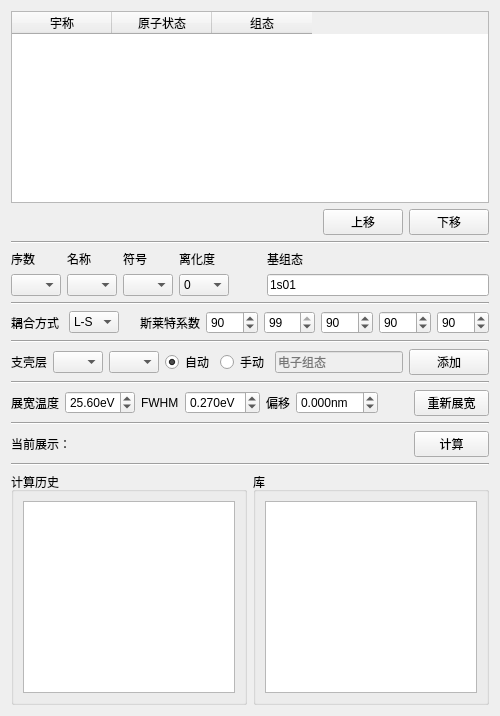
         <widget class="QWidget" name="widget" native="true">
          <property name="sizePolicy">
           <sizepolicy hsizetype="Preferred" vsizetype="Preferred">
            <horstretch>0</horstretch>
            <verstretch>0</verstretch>
           </sizepolicy>
          </property>
          <property name="minimumSize">
           <size>
            <width>500</width>
            <height>0</height>
           </size>
          </property>
          <property name="maximumSize">
           <size>
            <width>500</width>
            <height>16777215</height>
           </size>
          </property>
          <layout class="QVBoxLayout" name="verticalLayout_3">
           <item>
            <widget class="QTableWidget" name="in36_configuration_view">
             <column>
              <property name="text">
               <string>宇称</string>
              </property>
             </column>
             <column>
              <property name="text">
               <string>原子状态</string>
              </property>
             </column>
             <column>
              <property name="text">
               <string>组态</string>
              </property>
             </column>
            </widget>
           </item>
           <item>
            <layout class="QHBoxLayout" name="horizontalLayout_10">
             <item>
              <spacer name="horizontalSpacer_5">
               <property name="orientation">
                <enum>Qt::Horizontal</enum>
               </property>
               <property name="sizeHint" stdset="0">
                <size>
                 <width>40</width>
                 <height>20</height>
                </size>
               </property>
              </spacer>
             </item>
             <item>
              <widget class="QPushButton" name="configuration_move_up">
               <property name="text">
                <string>上移</string>
               </property>
              </widget>
             </item>
             <item>
              <widget class="QPushButton" name="configuration_move_down">
               <property name="text">
                <string>下移</string>
               </property>
              </widget>
             </item>
            </layout>
           </item>
           <item>
            <widget class="Line" name="line">
             <property name="orientation">
              <enum>Qt::Horizontal</enum>
             </property>
            </widget>
           </item>
           <item>
            <layout class="QHBoxLayout" name="horizontalLayout_9">
             <item>
              <layout class="QGridLayout" name="gridLayout">
               <item row="0" column="0">
                <widget class="QLabel" name="label_4">
                 <property name="maximumSize">
                  <size>
                   <width>50</width>
                   <height>16777215</height>
                  </size>
                 </property>
                 <property name="text">
                  <string>序数</string>
                 </property>
                </widget>
               </item>
               <item row="0" column="1">
                <widget class="QLabel" name="label_5">
                 <property name="sizePolicy">
                  <sizepolicy hsizetype="Minimum" vsizetype="Preferred">
                   <horstretch>0</horstretch>
                   <verstretch>0</verstretch>
                  </sizepolicy>
                 </property>
                 <property name="text">
                  <string>名称</string>
                 </property>
                </widget>
               </item>
               <item row="0" column="2">
                <widget class="QLabel" name="label_6">
                 <property name="text">
                  <string>符号</string>
                 </property>
                </widget>
               </item>
               <item row="0" column="3">
                <widget class="QLabel" name="label_7">
                 <property name="sizePolicy">
                  <sizepolicy hsizetype="Preferred" vsizetype="Minimum">
                   <horstretch>0</horstretch>
                   <verstretch>0</verstretch>
                  </sizepolicy>
                 </property>
                 <property name="text">
                  <string>离化度</string>
                 </property>
                </widget>
               </item>
               <item row="1" column="0">
                <widget class="QComboBox" name="atomic_num">
                 <property name="sizePolicy">
                  <sizepolicy hsizetype="Fixed" vsizetype="Fixed">
                   <horstretch>0</horstretch>
                   <verstretch>0</verstretch>
                  </sizepolicy>
                 </property>
                 <property name="maximumSize">
                  <size>
                   <width>50</width>
                   <height>16777215</height>
                  </size>
                 </property>
                </widget>
               </item>
               <item row="1" column="1">
                <widget class="QComboBox" name="atomic_name">
                 <property name="sizePolicy">
                  <sizepolicy hsizetype="Minimum" vsizetype="Fixed">
                   <horstretch>0</horstretch>
                   <verstretch>0</verstretch>
                  </sizepolicy>
                 </property>
                 <property name="maximumSize">
                  <size>
                   <width>50</width>
                   <height>16777215</height>
                  </size>
                 </property>
                </widget>
               </item>
               <item row="1" column="2">
                <widget class="QComboBox" name="atomic_symbol">
                 <property name="maximumSize">
                  <size>
                   <width>50</width>
                   <height>16777215</height>
                  </size>
                 </property>
                </widget>
               </item>
               <item row="1" column="3">
                <widget class="QComboBox" name="atomic_ion">
                 <property name="sizePolicy">
                  <sizepolicy hsizetype="Fixed" vsizetype="Minimum">
                   <horstretch>0</horstretch>
                   <verstretch>0</verstretch>
                  </sizepolicy>
                 </property>
                 <property name="minimumSize">
                  <size>
                   <width>50</width>
                   <height>0</height>
                  </size>
                 </property>
                 <property name="maximumSize">
                  <size>
                   <width>50</width>
                   <height>16777215</height>
                  </size>
                 </property>
                 <item>
                  <property name="text">
                   <string>0</string>
                  </property>
                 </item>
                </widget>
               </item>
              </layout>
             </item>
             <item>
              <spacer name="horizontalSpacer_4">
               <property name="orientation">
                <enum>Qt::Horizontal</enum>
               </property>
               <property name="sizeType">
                <enum>QSizePolicy::Fixed</enum>
               </property>
               <property name="sizeHint" stdset="0">
                <size>
                 <width>32</width>
                 <height>20</height>
                </size>
               </property>
              </spacer>
             </item>
             <item>
              <layout class="QVBoxLayout" name="verticalLayout_6">
               <item>
                <widget class="QLabel" name="label_11">
                 <property name="text">
                  <string>基组态</string>
                 </property>
                </widget>
               </item>
               <item>
                <widget class="QLineEdit" name="base_configuration">
                 <property name="text">
                  <string>1s01</string>
                 </property>
                 <property name="dragEnabled">
                  <bool>false</bool>
                 </property>
                 <property name="readOnly">
                  <bool>true</bool>
                 </property>
                </widget>
               </item>
              </layout>
             </item>
            </layout>
           </item>
           <item>
            <widget class="Line" name="line_2">
             <property name="orientation">
              <enum>Qt::Horizontal</enum>
             </property>
            </widget>
           </item>
           <item>
            <layout class="QHBoxLayout" name="horizontalLayout_4">
             <item>
              <widget class="QLabel" name="label_12">
               <property name="text">
                <string>耦合方式</string>
               </property>
              </widget>
             </item>
             <item>
              <widget class="QComboBox" name="coupling_mode">
               <property name="maximumSize">
                <size>
                 <width>50</width>
                 <height>16777215</height>
                </size>
               </property>
               <item>
                <property name="text">
                 <string>L-S</string>
                </property>
               </item>
               <item>
                <property name="text">
                 <string>j-j</string>
                </property>
               </item>
              </widget>
             </item>
             <item>
              <spacer name="horizontalSpacer_3">
               <property name="orientation">
                <enum>Qt::Horizontal</enum>
               </property>
               <property name="sizeType">
                <enum>QSizePolicy::Fixed</enum>
               </property>
               <property name="sizeHint" stdset="0">
                <size>
                 <width>15</width>
                 <height>20</height>
                </size>
               </property>
              </spacer>
             </item>
             <item>
              <widget class="QLabel" name="label_14">
               <property name="text">
                <string>斯莱特系数</string>
               </property>
              </widget>
             </item>
             <item>
              <widget class="QSpinBox" name="in2_11_a">
               <property name="value">
                <number>90</number>
               </property>
              </widget>
             </item>
             <item>
              <widget class="QSpinBox" name="in2_11_b">
               <property name="value">
                <number>99</number>
               </property>
              </widget>
             </item>
             <item>
              <widget class="QSpinBox" name="in2_11_c">
               <property name="value">
                <number>90</number>
               </property>
              </widget>
             </item>
             <item>
              <widget class="QSpinBox" name="in2_11_d">
               <property name="maximum">
                <number>99</number>
               </property>
               <property name="value">
                <number>90</number>
               </property>
              </widget>
             </item>
             <item>
              <widget class="QSpinBox" name="in2_11_e">
               <property name="value">
                <number>90</number>
               </property>
              </widget>
             </item>
            </layout>
           </item>
           <item>
            <widget class="Line" name="line_3">
             <property name="orientation">
              <enum>Qt::Horizontal</enum>
             </property>
            </widget>
           </item>
           <item>
            <layout class="QHBoxLayout" name="horizontalLayout_5">
             <item>
              <widget class="QLabel" name="label_8">
               <property name="text">
                <string>支壳层</string>
               </property>
              </widget>
             </item>
             <item>
              <widget class="QComboBox" name="low_configuration">
               <property name="minimumSize">
                <size>
                 <width>50</width>
                 <height>0</height>
                </size>
               </property>
               <property name="maximumSize">
                <size>
                 <width>50</width>
                 <height>16777215</height>
                </size>
               </property>
              </widget>
             </item>
             <item>
              <widget class="QComboBox" name="high_configuration">
               <property name="minimumSize">
                <size>
                 <width>50</width>
                 <height>0</height>
                </size>
               </property>
               <property name="maximumSize">
                <size>
                 <width>50</width>
                 <height>16777215</height>
                </size>
               </property>
              </widget>
             </item>
             <item>
              <widget class="QRadioButton" name="auto_write_in36">
               <property name="text">
                <string>自动</string>
               </property>
               <property name="checked">
                <bool>true</bool>
               </property>
              </widget>
             </item>
             <item>
              <widget class="QRadioButton" name="manual_write_in36">
               <property name="text">
                <string>手动</string>
               </property>
              </widget>
             </item>
             <item>
              <widget class="QLineEdit" name="configuration_edit">
               <property name="enabled">
                <bool>false</bool>
               </property>
               <property name="toolTip">
                <string/>
               </property>
               <property name="statusTip">
                <string/>
               </property>
               <property name="whatsThis">
                <string>&lt;html&gt;&lt;head/&gt;&lt;body&gt;&lt;p&gt;&lt;br/&gt;&lt;/p&gt;&lt;/body&gt;&lt;/html&gt;</string>
               </property>
               <property name="accessibleDescription">
                <string/>
               </property>
               <property name="inputMask">
                <string/>
               </property>
               <property name="text">
                <string/>
               </property>
               <property name="placeholderText">
                <string>电子组态</string>
               </property>
               <property name="clearButtonEnabled">
                <bool>true</bool>
               </property>
              </widget>
             </item>
             <item>
              <widget class="QPushButton" name="add_configuration">
               <property name="text">
                <string>添加</string>
               </property>
              </widget>
             </item>
            </layout>
           </item>
           <item>
            <widget class="Line" name="line_5">
             <property name="orientation">
              <enum>Qt::Horizontal</enum>
             </property>
            </widget>
           </item>
           <item>
            <layout class="QHBoxLayout" name="horizontalLayout_26">
             <item>
              <widget class="QLabel" name="label_24">
               <property name="text">
                <string>展宽温度</string>
               </property>
              </widget>
             </item>
             <item>
              <widget class="QDoubleSpinBox" name="widen_temp">
               <property name="sizePolicy">
                <sizepolicy hsizetype="Expanding" vsizetype="Fixed">
                 <horstretch>0</horstretch>
                 <verstretch>0</verstretch>
                </sizepolicy>
               </property>
               <property name="minimumSize">
                <size>
                 <width>70</width>
                 <height>0</height>
                </size>
               </property>
               <property name="suffix">
                <string>eV</string>
               </property>
               <property name="singleStep">
                <double>0.100000000000000</double>
               </property>
               <property name="value">
                <double>25.600000000000001</double>
               </property>
              </widget>
             </item>
             <item>
              <widget class="QLabel" name="label_23">
               <property name="text">
                <string>FWHM</string>
               </property>
              </widget>
             </item>
             <item>
              <widget class="QDoubleSpinBox" name="widen_fwhm">
               <property name="minimumSize">
                <size>
                 <width>50</width>
                 <height>0</height>
                </size>
               </property>
               <property name="suffix">
                <string>eV</string>
               </property>
               <property name="decimals">
                <number>3</number>
               </property>
               <property name="maximum">
                <double>10.000000000000000</double>
               </property>
               <property name="singleStep">
                <double>0.010000000000000</double>
               </property>
               <property name="value">
                <double>0.270000000000000</double>
               </property>
              </widget>
             </item>
             <item>
              <widget class="QLabel" name="label_10">
               <property name="text">
                <string>偏移</string>
               </property>
              </widget>
             </item>
             <item>
              <widget class="QDoubleSpinBox" name="offset">
               <property name="minimumSize">
                <size>
                 <width>63</width>
                 <height>0</height>
                </size>
               </property>
               <property name="suffix">
                <string>nm</string>
               </property>
               <property name="decimals">
                <number>3</number>
               </property>
               <property name="minimum">
                <double>-50.000000000000000</double>
               </property>
               <property name="maximum">
                <double>50.000000000000000</double>
               </property>
               <property name="singleStep">
                <double>0.010000000000000</double>
               </property>
               <property name="value">
                <double>0.000000000000000</double>
               </property>
              </widget>
             </item>
             <item>
              <spacer name="horizontalSpacer_13">
               <property name="orientation">
                <enum>Qt::Horizontal</enum>
               </property>
               <property name="sizeType">
                <enum>QSizePolicy::Minimum</enum>
               </property>
               <property name="sizeHint" stdset="0">
                <size>
                 <width>30</width>
                 <height>20</height>
                </size>
               </property>
              </spacer>
             </item>
             <item>
              <widget class="QPushButton" name="update_offect">
               <property name="minimumSize">
                <size>
                 <width>75</width>
                 <height>0</height>
                </size>
               </property>
               <property name="maximumSize">
                <size>
                 <width>75</width>
                 <height>16777215</height>
                </size>
               </property>
               <property name="text">
                <string>重新展宽</string>
               </property>
              </widget>
             </item>
            </layout>
           </item>
           <item>
            <widget class="Line" name="line_4">
             <property name="orientation">
              <enum>Qt::Horizontal</enum>
             </property>
            </widget>
           </item>
           <item>
            <layout class="QHBoxLayout" name="horizontalLayout_6">
             <item>
              <widget class="QLabel" name="cowan_now_name">
               <property name="text">
                <string>当前展示：</string>
               </property>
              </widget>
             </item>
             <item>
              <spacer name="horizontalSpacer_7">
               <property name="orientation">
                <enum>Qt::Horizontal</enum>
               </property>
               <property name="sizeHint" stdset="0">
                <size>
                 <width>40</width>
                 <height>20</height>
                </size>
               </property>
              </spacer>
             </item>
             <item>
              <widget class="QPushButton" name="run_cowan">
               <property name="sizePolicy">
                <sizepolicy hsizetype="Preferred" vsizetype="Preferred">
                 <horstretch>0</horstretch>
                 <verstretch>0</verstretch>
                </sizepolicy>
               </property>
               <property name="minimumSize">
                <size>
                 <width>75</width>
                 <height>0</height>
                </size>
               </property>
               <property name="maximumSize">
                <size>
                 <width>75</width>
                 <height>16777215</height>
                </size>
               </property>
               <property name="text">
                <string>计算</string>
               </property>
              </widget>
             </item>
            </layout>
           </item>
           <item>
            <widget class="Line" name="line_10">
             <property name="orientation">
              <enum>Qt::Horizontal</enum>
             </property>
            </widget>
           </item>
           <item>
            <layout class="QHBoxLayout" name="horizontalLayout_7">
             <item>
              <widget class="QGroupBox" name="groupBox_5">
               <property name="title">
                <string>计算历史</string>
               </property>
               <layout class="QGridLayout" name="gridLayout_4">
                <item row="0" column="0">
                 <widget class="QListWidget" name="run_history_list">
                  <property name="alternatingRowColors">
                   <bool>true</bool>
                  </property>
                 </widget>
                </item>
               </layout>
              </widget>
             </item>
             <item>
              <widget class="QGroupBox" name="groupBox_6">
               <property name="title">
                <string>库</string>
               </property>
               <layout class="QGridLayout" name="gridLayout_5">
                <item row="0" column="0">
                 <widget class="QListWidget" name="selection_list">
                  <property name="alternatingRowColors">
                   <bool>true</bool>
                  </property>
                 </widget>
                </item>
               </layout>
              </widget>
             </item>
            </layout>
           </item>
          </layout>
         </widget>
